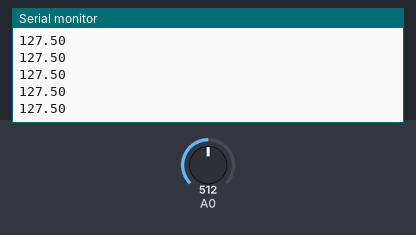
The sketch below on a simulated Arduino Uno, built with avr-gcc and run on an emulated ATmega328P. Shown: the last lines printed to the serial monitor. The inputs (shaded band) are chosen by the test bench; at power-on: A0 = 512. No radio packets arrive unless stated.

Above: at 1.2 s.
1.3 s: A0 set to 716
At 1.33 s:
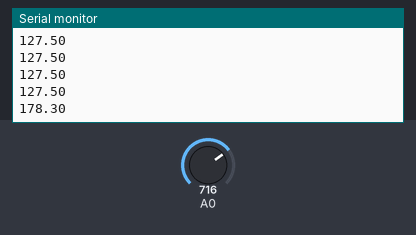
2.8 s: A0 set to 900
At 2.81 s:
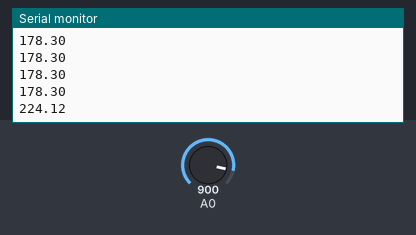
Timing chart, 0 to 5.8 s (numbered marks = the images above; inputs shaded):
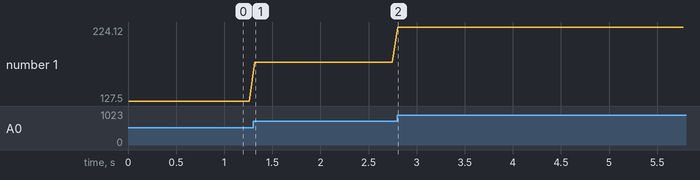

The sketch:

RC_transmitter.ino
```cpp
// Muscle sensor transmitter

// #include "SparkFunLSM6DS3.h" for gyroscope
// LSM6DS3 myIMU; //Default constructor is I2C, addr 0x6B
// myIMU.begin();
// Serial.print("\nGyroscope:\n");
// Serial.print(" X = ");
// Serial.println(myIMU.readFloatGyroX(), 4);
// Serial.print(" Y = ");
// Serial.println(myIMU.readFloatGyroY(), 4);
// Serial.print(" Z = ");
// Serial.println(myIMU.readFloatGyroZ(), 4);
// (?) suppose it goes from 0 to 180 (clockwise) and 0 to -180 (counterclockwise)
// we could read it and use to normalise the speed value for the motors

#include <printf.h>
#include <RF24_config.h>
#include <SPI.h>
#include <nRF24L01.h>
#include <RF24.h>
////#include "SparkFunLSM6DS3.h"

RF24 radio(7, 8); // CE, CSN
////LSM6DS3 myIMU;

const byte address[6] = "00001";
int button_pin = 3;
boolean button_state = 0;
//const char text[] = " :D ";
//int readData = 0;
//int threshold = 600;

////float rotationValue = 0;
float speedValue = 0;

void setup() {
  Serial.begin(9600);
  pinMode(button_pin, INPUT);
  radio.begin();
  radio.openWritingPipe(address);
  radio.setPALevel(RF24_PA_MIN);
  radio.stopListening();
  ////myIMU.begin();
}

void loop() {
  //readData = analogRead(A0);

  speedValue = analogRead(A0)/ 1024.0;
  speedValue = speedValue*255;

  Serial.println(speedValue);
  ////rotation = myIMU.readFloatGyroX() / 180.0;

  //Serial.println(readData);
  /*if(readData > threshold)
  {
    button_state = HIGH;
    Serial.println("Analog is HIGH");
  }
  else
  {
    button_state = LOW;
    Serial.println("Analog is LOW");
  }*/

  //radio.write(&button_state, sizeof(button_state));

  radio.write(&speedValue, sizeof(speedValue));
  ////radio,write(&rotationValue, sizeof(rotationValue));

  delay(55);
}
```

Measured:
- after the input at 1.3 s, the serial monitor: prints a new line at once (image 1)
- after the input at 2.8 s, the serial monitor: prints a new line at once (image 2)
- plotted number 1: 127.5 → 178.3 after the input at 1.3 s, 178.3 → 224.12 after the input at 2.8 s
